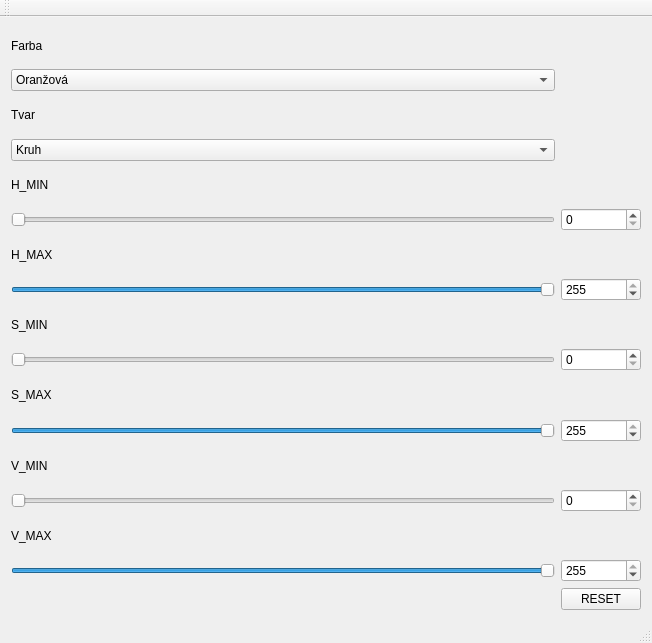
<?xml version="1.0" encoding="UTF-8"?>
<ui version="4.0">
 <class>MainWindow</class>
 <widget class="QMainWindow" name="MainWindow">
  <property name="geometry">
   <rect>
    <x>0</x>
    <y>0</y>
    <width>652</width>
    <height>643</height>
   </rect>
  </property>
  <property name="sizePolicy">
   <sizepolicy hsizetype="Preferred" vsizetype="Preferred">
    <horstretch>30</horstretch>
    <verstretch>30</verstretch>
   </sizepolicy>
  </property>
  <property name="windowTitle">
   <string>MainWindow</string>
  </property>
  <widget class="QWidget" name="centralWidget">
   <layout class="QGridLayout" name="gridLayout">
    <item row="11" column="1">
     <widget class="QLabel" name="label_2">
      <property name="text">
       <string>S_MAX</string>
      </property>
     </widget>
    </item>
    <item row="5" column="1">
     <widget class="QLabel" name="label_3">
      <property name="text">
       <string>H_MIN</string>
      </property>
     </widget>
    </item>
    <item row="21" column="1">
     <widget class="QLabel" name="label_6">
      <property name="text">
       <string>V_MAX</string>
      </property>
     </widget>
    </item>
    <item row="9" column="1">
     <widget class="QLabel" name="label">
      <property name="text">
       <string>S_MIN</string>
      </property>
     </widget>
    </item>
    <item row="7" column="1">
     <widget class="QLabel" name="label_4">
      <property name="text">
       <string>H_MAX</string>
      </property>
     </widget>
    </item>
    <item row="14" column="1">
     <widget class="QLabel" name="label_5">
      <property name="text">
       <string>V_MIN</string>
      </property>
     </widget>
    </item>
    <item row="6" column="2">
     <widget class="QSpinBox" name="hminBox">
      <property name="maximum">
       <number>255</number>
      </property>
     </widget>
    </item>
    <item row="8" column="1">
     <widget class="QSlider" name="horizontalSlider_4">
      <property name="maximum">
       <number>255</number>
      </property>
      <property name="value">
       <number>255</number>
      </property>
      <property name="orientation">
       <enum>Qt::Horizontal</enum>
      </property>
     </widget>
    </item>
    <item row="22" column="1">
     <widget class="QSlider" name="horizontalSlider_3">
      <property name="maximum">
       <number>255</number>
      </property>
      <property name="value">
       <number>255</number>
      </property>
      <property name="orientation">
       <enum>Qt::Horizontal</enum>
      </property>
     </widget>
    </item>
    <item row="22" column="2">
     <widget class="QSpinBox" name="vmaxBox">
      <property name="maximum">
       <number>255</number>
      </property>
      <property name="value">
       <number>255</number>
      </property>
     </widget>
    </item>
    <item row="8" column="2">
     <widget class="QSpinBox" name="hmaxBox">
      <property name="maximum">
       <number>255</number>
      </property>
      <property name="value">
       <number>255</number>
      </property>
     </widget>
    </item>
    <item row="15" column="2">
     <widget class="QSpinBox" name="vminBox">
      <property name="maximum">
       <number>255</number>
      </property>
     </widget>
    </item>
    <item row="6" column="1">
     <widget class="QSlider" name="horizontalSlider_2">
      <property name="maximum">
       <number>255</number>
      </property>
      <property name="orientation">
       <enum>Qt::Horizontal</enum>
      </property>
     </widget>
    </item>
    <item row="10" column="1">
     <widget class="QSlider" name="horizontalSlider_6">
      <property name="maximum">
       <number>255</number>
      </property>
      <property name="orientation">
       <enum>Qt::Horizontal</enum>
      </property>
     </widget>
    </item>
    <item row="10" column="2">
     <widget class="QSpinBox" name="sminBox">
      <property name="maximum">
       <number>255</number>
      </property>
     </widget>
    </item>
    <item row="15" column="1">
     <widget class="QSlider" name="horizontalSlider">
      <property name="maximum">
       <number>255</number>
      </property>
      <property name="orientation">
       <enum>Qt::Horizontal</enum>
      </property>
     </widget>
    </item>
    <item row="12" column="2">
     <widget class="QSpinBox" name="smaxBox">
      <property name="maximum">
       <number>255</number>
      </property>
      <property name="value">
       <number>255</number>
      </property>
     </widget>
    </item>
    <item row="12" column="1">
     <widget class="QSlider" name="horizontalSlider_5">
      <property name="maximum">
       <number>255</number>
      </property>
      <property name="value">
       <number>255</number>
      </property>
      <property name="orientation">
       <enum>Qt::Horizontal</enum>
      </property>
     </widget>
    </item>
    <item row="2" column="1">
     <widget class="QComboBox" name="colorSelect">
      <item>
       <property name="text">
        <string>Oranžová</string>
       </property>
      </item>
      <item>
       <property name="text">
        <string>Žltá</string>
       </property>
      </item>
      <item>
       <property name="text">
        <string>Zelená</string>
       </property>
      </item>
      <item>
       <property name="text">
        <string>Modrá</string>
       </property>
      </item>
      <item>
       <property name="text">
        <string>Ružová</string>
       </property>
      </item>
      <item>
       <property name="text">
        <string>Červená</string>
       </property>
      </item>
     </widget>
    </item>
    <item row="1" column="1">
     <widget class="QLabel" name="label_7">
      <property name="text">
       <string>Farba</string>
      </property>
     </widget>
    </item>
    <item row="4" column="1">
     <widget class="QComboBox" name="shapeSelect">
      <item>
       <property name="text">
        <string>Kruh</string>
       </property>
      </item>
      <item>
       <property name="text">
        <string>Trojuholník</string>
       </property>
      </item>
      <item>
       <property name="text">
        <string>Štvoruholník</string>
       </property>
      </item>
      <item>
       <property name="text">
        <string>Päťuholník</string>
       </property>
      </item>
      <item>
       <property name="text">
        <string>Šesťuholník</string>
       </property>
      </item>
     </widget>
    </item>
    <item row="3" column="1">
     <widget class="QLabel" name="label_9">
      <property name="text">
       <string>Tvar</string>
      </property>
     </widget>
    </item>
    <item row="24" column="2">
     <widget class="QPushButton" name="resetButton">
      <property name="maximumSize">
       <size>
        <width>5000</width>
        <height>16777215</height>
       </size>
      </property>
      <property name="text">
       <string>RESET</string>
      </property>
     </widget>
    </item>
   </layout>
   <zorder>horizontalSlider_6</zorder>
   <zorder>label_6</zorder>
   <zorder>horizontalSlider_3</zorder>
   <zorder>horizontalSlider</zorder>
   <zorder>label</zorder>
   <zorder>horizontalSlider_2</zorder>
   <zorder>label_5</zorder>
   <zorder>label_3</zorder>
   <zorder>hminBox</zorder>
   <zorder>sminBox</zorder>
   <zorder>vmaxBox</zorder>
   <zorder>vminBox</zorder>
   <zorder>label_4</zorder>
   <zorder>horizontalSlider_4</zorder>
   <zorder>hmaxBox</zorder>
   <zorder>label_2</zorder>
   <zorder>horizontalSlider_5</zorder>
   <zorder>smaxBox</zorder>
   <zorder>colorSelect</zorder>
   <zorder>label_7</zorder>
   <zorder>label_9</zorder>
   <zorder>shapeSelect</zorder>
   <zorder>resetButton</zorder>
  </widget>
  <widget class="QMenuBar" name="menuBar">
   <property name="geometry">
    <rect>
     <x>0</x>
     <y>0</y>
     <width>652</width>
     <height>26</height>
    </rect>
   </property>
  </widget>
  <widget class="QToolBar" name="mainToolBar">
   <attribute name="toolBarArea">
    <enum>TopToolBarArea</enum>
   </attribute>
   <attribute name="toolBarBreak">
    <bool>false</bool>
   </attribute>
  </widget>
  <widget class="QStatusBar" name="statusBar"/>
 </widget>
 <layoutdefault spacing="6" margin="11"/>
 <resources/>
 <connections>
  <connection>
   <sender>hminBox</sender>
   <signal>valueChanged(int)</signal>
   <receiver>horizontalSlider_2</receiver>
   <slot>setValue(int)</slot>
   <hints>
    <hint type="sourcelabel">
     <x>610</x>
     <y>175</y>
    </hint>
    <hint type="destinationlabel">
     <x>541</x>
     <y>177</y>
    </hint>
   </hints>
  </connection>
  <connection>
   <sender>hmaxBox</sender>
   <signal>valueChanged(int)</signal>
   <receiver>horizontalSlider_4</receiver>
   <slot>setValue(int)</slot>
   <hints>
    <hint type="sourcelabel">
     <x>619</x>
     <y>268</y>
    </hint>
    <hint type="destinationlabel">
     <x>548</x>
     <y>269</y>
    </hint>
   </hints>
  </connection>
  <connection>
   <sender>sminBox</sender>
   <signal>valueChanged(int)</signal>
   <receiver>horizontalSlider_6</receiver>
   <slot>setValue(int)</slot>
   <hints>
    <hint type="sourcelabel">
     <x>620</x>
     <y>352</y>
    </hint>
    <hint type="destinationlabel">
     <x>552</x>
     <y>344</y>
    </hint>
   </hints>
  </connection>
  <connection>
   <sender>smaxBox</sender>
   <signal>valueChanged(int)</signal>
   <receiver>horizontalSlider_5</receiver>
   <slot>setValue(int)</slot>
   <hints>
    <hint type="sourcelabel">
     <x>626</x>
     <y>428</y>
    </hint>
    <hint type="destinationlabel">
     <x>555</x>
     <y>426</y>
    </hint>
   </hints>
  </connection>
  <connection>
   <sender>vminBox</sender>
   <signal>valueChanged(int)</signal>
   <receiver>horizontalSlider</receiver>
   <slot>setValue(int)</slot>
   <hints>
    <hint type="sourcelabel">
     <x>611</x>
     <y>518</y>
    </hint>
    <hint type="destinationlabel">
     <x>564</x>
     <y>518</y>
    </hint>
   </hints>
  </connection>
  <connection>
   <sender>vmaxBox</sender>
   <signal>valueChanged(int)</signal>
   <receiver>horizontalSlider_3</receiver>
   <slot>setValue(int)</slot>
   <hints>
    <hint type="sourcelabel">
     <x>625</x>
     <y>604</y>
    </hint>
    <hint type="destinationlabel">
     <x>554</x>
     <y>604</y>
    </hint>
   </hints>
  </connection>
  <connection>
   <sender>horizontalSlider_2</sender>
   <signal>valueChanged(int)</signal>
   <receiver>hminBox</receiver>
   <slot>setValue(int)</slot>
   <hints>
    <hint type="sourcelabel">
     <x>566</x>
     <y>165</y>
    </hint>
    <hint type="destinationlabel">
     <x>655</x>
     <y>171</y>
    </hint>
   </hints>
  </connection>
  <connection>
   <sender>horizontalSlider_4</sender>
   <signal>valueChanged(int)</signal>
   <receiver>hmaxBox</receiver>
   <slot>setValue(int)</slot>
   <hints>
    <hint type="sourcelabel">
     <x>563</x>
     <y>254</y>
    </hint>
    <hint type="destinationlabel">
     <x>623</x>
     <y>257</y>
    </hint>
   </hints>
  </connection>
  <connection>
   <sender>horizontalSlider_6</sender>
   <signal>valueChanged(int)</signal>
   <receiver>sminBox</receiver>
   <slot>setValue(int)</slot>
   <hints>
    <hint type="sourcelabel">
     <x>558</x>
     <y>341</y>
    </hint>
    <hint type="destinationlabel">
     <x>637</x>
     <y>343</y>
    </hint>
   </hints>
  </connection>
  <connection>
   <sender>horizontalSlider_5</sender>
   <signal>valueChanged(int)</signal>
   <receiver>smaxBox</receiver>
   <slot>setValue(int)</slot>
   <hints>
    <hint type="sourcelabel">
     <x>528</x>
     <y>432</y>
    </hint>
    <hint type="destinationlabel">
     <x>645</x>
     <y>431</y>
    </hint>
   </hints>
  </connection>
  <connection>
   <sender>horizontalSlider</sender>
   <signal>valueChanged(int)</signal>
   <receiver>vminBox</receiver>
   <slot>setValue(int)</slot>
   <hints>
    <hint type="sourcelabel">
     <x>497</x>
     <y>516</y>
    </hint>
    <hint type="destinationlabel">
     <x>628</x>
     <y>522</y>
    </hint>
   </hints>
  </connection>
  <connection>
   <sender>horizontalSlider_3</sender>
   <signal>valueChanged(int)</signal>
   <receiver>vmaxBox</receiver>
   <slot>setValue(int)</slot>
   <hints>
    <hint type="sourcelabel">
     <x>545</x>
     <y>604</y>
    </hint>
    <hint type="destinationlabel">
     <x>625</x>
     <y>611</y>
    </hint>
   </hints>
  </connection>
 </connections>
</ui>
